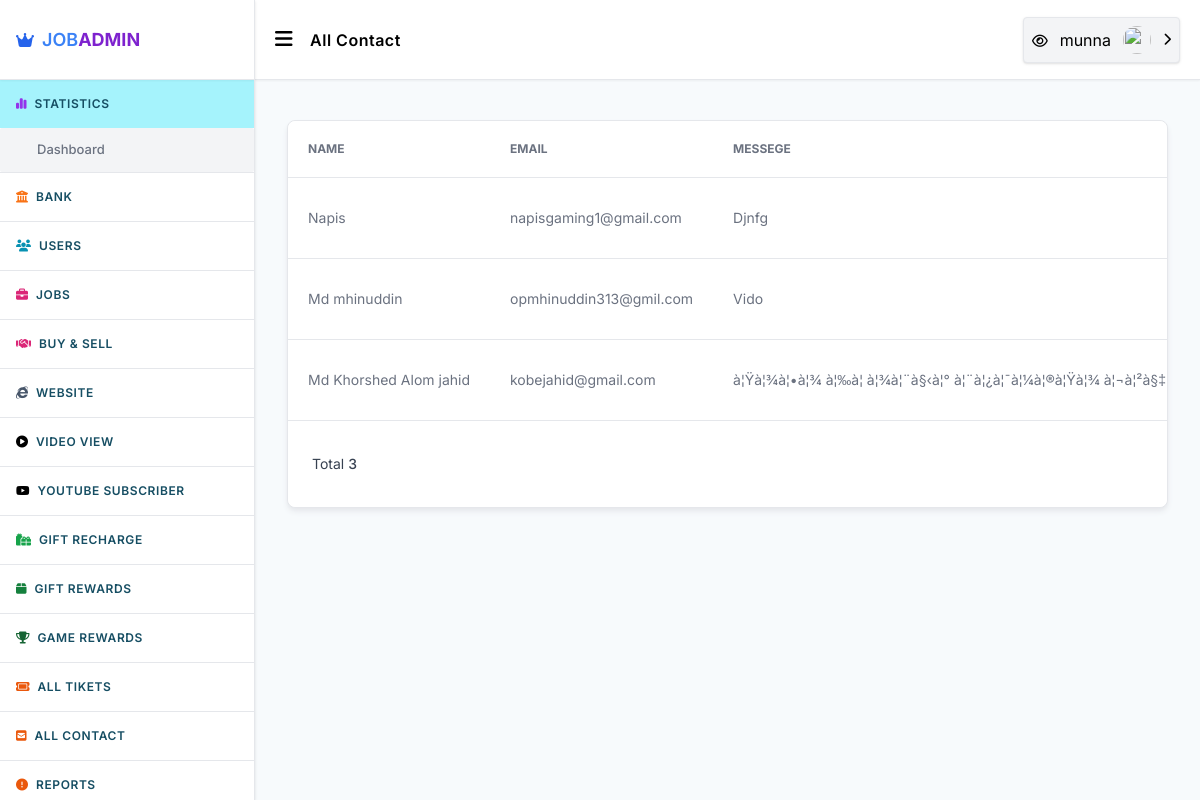
Page /admin/all-contact.php (signed in) on the committed database.
### tables this page shows
CREATE TABLE `users` (
  `id` int(11) UNSIGNED NOT NULL,
  `mobile` varchar(55) NOT NULL,
  `fullname` varchar(25) NOT NULL,
  `email` varchar(255) NOT NULL,
  `password` varchar(128) NOT NULL,
  `coins` decimal(10,2) NOT NULL DEFAULT 0.00,
  `image` varchar(999) NOT NULL,
  `totalarn` decimal(10,2) NOT NULL,
  `admin` smallint(3) UNSIGNED NOT NULL DEFAULT 0,
  `country` varchar(255) NOT NULL,
  `address` varchar(999) NOT NULL,
  `city` varchar(500) NOT NULL,
  `zipcod` varchar(50) NOT NULL,
  `datebirth` varchar(55) NOT NULL,
  `facebook` text NOT NULL,
  `twiter` varchar(999) NOT NULL,
  `reg_time` int(11) UNSIGNED NOT NULL DEFAULT 0,
  `last_activity` int(11) UNSIGNED NOT NULL DEFAULT 0,
  `ref` int(11) UNSIGNED NOT NULL DEFAULT 0,
  `reg_ip` varchar(64) NOT NULL DEFAULT '0',
  `log_ip` varchar(64) NOT NULL,
  `activate` varchar(32) NOT NULL DEFAULT '0',
  `disabled` smallint(1) UNSIGNED NOT NULL DEFAULT 0
);

CREATE TABLE `contactpage` (
  `id` int(11) NOT NULL,
  `name` varchar(255) NOT NULL,
  `email` varchar(255) NOT NULL,
  `msg` longtext NOT NULL,
  `time` int(11) NOT NULL,
  `riply` int(11) NOT NULL
);

### system/include/int.php (called while the page is built, shortened)
<?php
	$config['sql_extenstion']  = 'MySQLi';
	require(BASE_PATH.'/include/database.php');
	$db = new MySQLConnection($config['sql_host'], $config['sql_username'], $config['sql_password'], $config['sql_database']);$yerr = $db;$db->Connect();
	$config = array();
	$configs = $db->QueryFetchArrayAll("SELECT config_name,config_value FROM `site_config`");
	foreach ($configs as $con)
	{
		$config[$con['config_name']] = $con['config_value'];
	}
	$config['version'] = '1.0';
	if(isset($_SESSION['User_Id'])){
		$ses_id = $_SESSION['User_Id'];
		$data = $db->QueryFetchArray("SELECT * FROM `users` WHERE `id`='".$ses_id."' AND `disabled`='0' LIMIT 1");
	}
?>

### system/include/database.php (called while the page is built)
 <?php
$config['sql_host']       = 'localhost';
$config['sql_username']   = 'root';
$config['sql_password']   = '';
$config['sql_database']   = 'jobless';
$config['sql_extenstion'] = (version_compare(phpversion(), '5.5', '<') ? 'MySQL' : 'MySQLi');
 ?>

### system/include/libs/database/MySQLi.php (called while the page is built, shortened)
<?php
class MySQLConnection {
	private $sqlHost;
	private $sqlUser;
	private $sqlPassword;
	private $sqlDatabase;
	private $MySQLi = FALSE;
	public function __construct($sqlHost, $sqlUser, $sqlPassword, $sqlDatabase = FALSE) {
		$this->sqlHost = $sqlHost;
		$this->sqlUser = $sqlUser;
		$this->sqlPassword = $sqlPassword;
		$this->sqlDatabase = $sqlDatabase;
	}
	public function Connect() {
		$this->MySQLi = new mysqli($this->sqlHost, $this->sqlUser, $this->sqlPassword, $this->sqlDatabase);
		return $this->MySQLi;
	}
	public function Query($query, $unbuffered = false, $show_error = false) {
		$start = microtime(true);
		$query = $this->MySQLi->query($query, ($unbuffered ? MYSQLI_USE_RESULT : MYSQLI_STORE_RESULT));
		return $query;
	}
	public function FetchArray($result) {
		$result = $result->fetch_array();
		return $result;
	}
	public function QueryFetchArray($result)
	{
		$result = $this->Query($result, true);
		$result = $this->FetchArray($result);
		return $result;
	}
	public function QueryFetchArrayAll($result) {
		$result = $this->Query($result, true);
		$retval = array();
		while($row = $this->FetchArray($result)) {
			$retval[] = $row;
		}
		return $retval;
	}
}
?>

### system/functions.php (called while the page is built, shortened)
<?php
require_once"include/int.php";
function _getAllData($db,$queary){
    $data=$db->QueryFetchArrayAll($queary);
    return $data==null? 0:$data;
}
?>

### admin/all-contact.php (the view, shortened to what this page needs)
<?php
  require_once"common/header.php";
  if(isset($_GET['strt'])&& is_numeric($_GET['strt'])){
  $start=$_GET['strt'];
  }else{
    $start=0;
  }
  $wbpac=_getAllData($db,"SELECT * FROM contactpage WHERE riply=0  ORDER BY id ASC LIMIT $start,25");
  $totaluser=count($wbpac);
?>
      <div class="x_container space-y-10 py-10">
        <div class="flex flex-col rounded-lg shadow-md border border-[
        ] shadow-gray-200 bg-white">
          <div class="overflow-x-auto rounded-lg">
            <div class="inline-block min-w-full align-middle">
              <div class="overflow-auto bg-white">
                <table class="min-w-full divide-y divide-gray-200 table-fixed">
                  <thead class="bg-white">
                    <tr>
                    <th scope="col" class="p-4 text-xs font-medium text-left text-gray-500 uppercase lg:p-5"> Name </th>
                      <th scope="col" class="p-4 text-xs font-medium text-left text-gray-500 uppercase lg:p-5"> Email </th>
                       <th scope="col" class="p-4 text-xs font-medium text-left text-gray-500 uppercase lg:p-5"> Messege </th>
                    </tr>
                  </thead>
                  <tbody class="bg-white divide-y divide-gray-200">
                    <?php
                    foreach($wbpac as $p){ ?>
                    <tr class="hover:bg-gray-100">
                    <td class="p-4 text-sm font-normal text-gray-500 whitespace-nowrap lg:p-5">
                        <?= $p['name'] ?> </td>
                        <td class="p-4 text-sm font-normal text-gray-500 whitespace-nowrap lg:p-5">
                        <?= $p['email'] ?> </td>
                      <td class="p-4 text-sm font-normal text-gray-500 whitespace-nowrap lg:p-5">
                      <?= $p['msg'] ?></td>
                    </tr>
                    <?php } ?>
                  </tbody>
                </table>
                <div class="flex items-center justify-between border-t border-gray-200 bg-white px-4 py-3 sm:px-6">
<div
  class="flex flex-col sm:flex-row gap-3 py-3 items-center justify-center sm:justify-between w-full">
  <div class="w-fit">
    <p class="text-sm text-gray-700">
      Total
      <span class="font-medium"><?= $totaluser ?></span>
    </p>
  </div>
                  </div>
                </div>
              </div>
            </div>
          </div>
        </div>
      </div>
    </div>
  </main>
</body>
</html>

### admin/common/header.php (shortened to what this page needs)
<?php
	require_once"../system/functions.php";
?>
<!DOCTYPE html>
<html lang="en">
<head>
    <link rel="stylesheet" href="css/styles.css">
    <link rel="stylesheet" href="../assets/css/jquery-confirm.min.css">
    <link rel="stylesheet" href="css/styles.css">
</head>
<body>
    <main class="flex p-0 m-0 justify-between w-full h-screen overflow-hidden">
        <div id="sidebar"
            class="sidebar transition-all w-[0px] min-w-[0px] lg:min-w-[255px] lg:w-[255px] h-screen overflow-auto bg-white border-r shadow sidebar fixed lg:relative inset-y-0 left-0"
            style="z-index: 99;">
            <div
                class="flex items-center justify-between px-4 gap-x-2 h-20 border-b shadow-sm sticky top-0 left-0 bg-white z-50">
                <a class="flex items-center justify-between gap-x-2 active" href="./index.php">
                    <p class="text-blue-600"> <i class="fa-solid fa-crown"></i> </p>
                    <p class="flex items-center justify-center"><span
                            class="font-semibold text-lg text-blue-500"><?= $config['site_name']; ?></span><span
                            class="font-bold text-lg text-purple-700">ADMIN</span></p>
                </a>
            </div>
            <div class="sidebar_item overflow-hidden">
                <button class="ds_title active" data-ref="STATISTICS">
                    <span class="text-xs transition-all text-purple-600"><i class="fa-solid fa-chart-simple"></i></span>
                    <span class="tracking-wider block">STATISTICS</span>
                </button>
                <ul class="ds_ul transition-all" data-ref="STATISTICS">
                    <li>
                        <a class="active" href="./index.php">
                            <span>Dashboard</span>
                        </a>
                    </li>
                </ul>
            </div>
            <hr class="my-0">
            <div class="sidebar_item overflow-hidden">
                <button class="ds_title" data-ref="BANK"><span class="text-xs transition-all text-orange-500"><i
                            class="fa-solid fa-building-columns"></i></span><span
                        class="tracking-wider block">BANK</span>
                </button>
            </div>
            <hr class="my-0">
            <div class="sidebar_item overflow-hidden">
                <button class="ds_title" data-ref="USERS"><span class="text-xs transition-all text-cyan-600"><i
                            class="fa-solid fa-users"></i></span><span class="tracking-wider block">USERS</span>
                </button>
            </div>
            <hr class="my-0">
            <div class="sidebar_item overflow-hidden">
                <button class="ds_title" data-ref="JOBS"><span class="text-xs transition-all text-pink-600"><i
                            class="fa-solid fa-briefcase"></i></span><span class="tracking-wider block">JOBS</span>
                </button>
            </div>
            <hr class="my-0">
                       <div class="sidebar_item overflow-hidden">
                <button class="ds_title" data-ref="Product"><span class="text-xs transition-all text-pink-600"><i class="fa-solid fa-handshake"></i></span><span class="tracking-wider block">Buy & Sell</span>
                </button>
            </div>
            <hr class="my-0">
            <div class="sidebar_item overflow-hidden">
                <button class="ds_title" data-ref="Website"><span class="text-xs transition-all text-slate-600"><i
                            class="fa fa-internet-explorer"></i></span><span
                        class="tracking-wider block">Website</span>
                </button>
            </div>
            <hr class="my-0">
            <div class="sidebar_item overflow-hidden">
                <button class="ds_title" data-ref="Video Ads"><span class="text-xs transition-all text-black"><i
                            class="fa-solid fa-play-circle"></i></span><span class="tracking-wider block">Video
                        View</span>
                </button>
            </div>
            <hr class="my-0">
            <div class="sidebar_item overflow-hidden">
                <button class="ds_title" data-ref="subscriber"><span class="text-xs transition-all text-black"><i
                            class="fa-brands fa-youtube"></i></span><span class="tracking-wider block">Youtube
                        Subscriber</span>
                </button>
            </div>
            <hr class="my-0">
            <div class="sidebar_item overflow-hidden">
                <button class="ds_title" data-ref="Lucky Coupon"><span class="text-xs transition-all text-green-600"><i
                            class="fa-solid fa-gifts"></i></span><span class="tracking-wider block">Gift
                        Recharge</span>
                </button>
            </div>
            <hr class="my-0">
            <div class="sidebar_item overflow-hidden">
                <button class="ds_title" data-ref="Lottery"><span class="text-xs transition-all text-green-700"><i
                            class="fa-solid fa-box"></i></span><span class="tracking-wider block">Gift
                        Rewards</span>
                </button>
            </div>
            <hr class="my-0">
            <div class="sidebar_item overflow-hidden">
                <button class="ds_title" data-ref="Game"><span class="text-xs transition-all text-green-800">
                        <i class="fa-solid fa-trophy"></i>
                    </span><span class="tracking-wider block">Game Rewards</span>
                </button>
            </div>
            <hr class="my-0">
            <div class="sidebar_item overflow-hidden">
                <button class="ds_title" data-ref="TIKETS">
                    <span class="text-xs transition-all text-orange-600"><i class="fa-solid fa-ticket"></i></span>
                    <span class="tracking-wider block">All Tikets</span>
                </button>
            </div>
            <hr class="my-0">
            <div class="sidebar_item overflow-hidden">
                <button class="ds_title" data-ref="Contact">
                    <span class="text-xs transition-all text-orange-600"><i
                            class="fa-solid fa-square-envelope"></i></span>
                    <span class="tracking-wider block">All Contact</span>
                </button>
            </div>
            <hr class="my-0">
            <div class="sidebar_item overflow-hidden">
                <button class="ds_title" data-ref="REPORTS">
                    <span class="text-xs transition-all text-orange-600"><i
                            class="fa-solid fa-circle-exclamation"></i></span>
                    <span class="tracking-wider block">REPORTS</span>
                </button>
            </div>
        </div>
        <div class="w-full h-screen overflow-auto">
            <header class="h-20 bg-white z-40 sticky top-0 left-0 right-0 shadow-sm border-b">
                <div class="h-full flex items-center relative justify-between px-5 xl:px-10">
                    <div class="text-xl font-semibold tracking-wide capitalize space-x-3">
                        <button id="sidebar_toggler">
                            <i class="fa-solid fa-bars"></i>
                        </button>
                        <span class="hidden sm:inline-block capitalize page_title">Dashboard</span>
                    </div>
                    <div class="flex items-center justify-center gap-x-3 sm:gap-x-4">
                        <div class="relative w-fit z-50"><button type="button"
                                class="header_options_toggler w-full p-2 rounded bg-gray-100 shadow border flex items-center justify-center gap-x-3">
                                <a target="_blank" href="https://joblessbd.com/">
                                    <span class="text-sm font-medium"><i class="fa fa-eye"></i></span></a>
                                <span>
                                    <?= $data['fullname'] ?> </span><img class="h-7 w-7 rounded-full"
                                    src="https://firebasestorage.googleapis.com/v0/b/bs-game-topup.appspot.com/o/images%2Fimages.png?alt=media&amp;token=f46fd874-00f4-48fe-a8ac-c43abf380491"
                                    alt=""> <small class="header_options_icon transition-all transform"><i
                                        class="fa-solid fa-chevron-right"></i></small>
                            </button>
                        </div>
                    </div>
                </div>
            </header>

### rows in the picture
users: fullname "munna"
contactpage: name "Napis", email "napisgaming1@gmail.com", msg "Djnfg"
contactpage: name "Md mhinuddin", email "opmhinuddin313@gmil.com", msg "Vido"
contactpage: name "Md Khorshed Alom jahid", email "kobejahid@gmail.com", msg "à¦Ÿà¦¾à¦•à¦¾ à¦‰à¦ à¦¾à¦¨à§‹à¦° à¦¨à¦¿à¦¯à¦¼à¦®à¦Ÿà¦¾ à¦¬à¦²à§‡…"

### other values in the picture
$config['site_name'] "JOB"
$totaluser "3"
